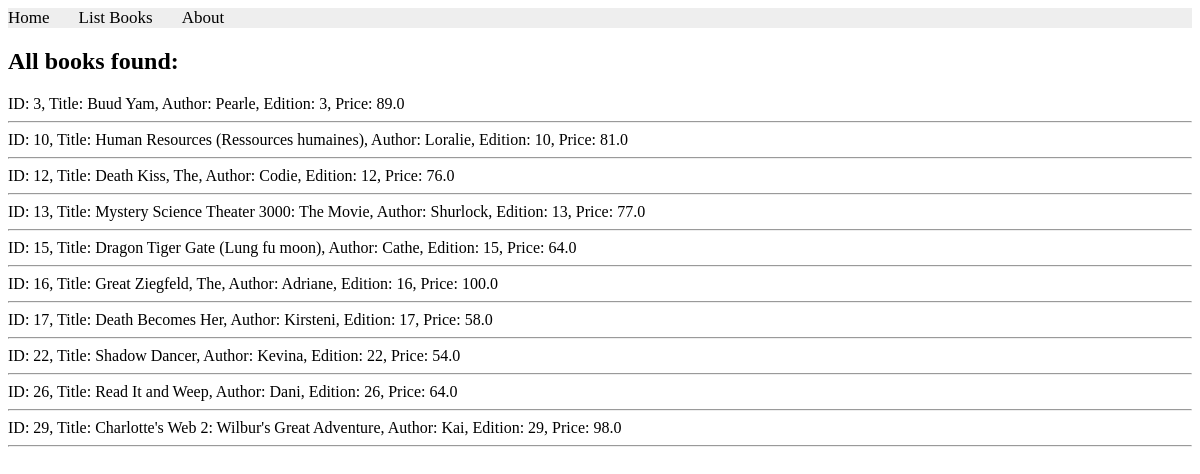
The page /books/complex/query on the database its author committed.
### apps/bookmodule/models.py (models this page shows)
class Book(models.Model):
    title = models.CharField(max_length = 50)
    author = models.CharField(max_length = 50)
    price = models.FloatField(default = 0.0)
    edition = models.SmallIntegerField(default = 1)

### apps/bookmodule/views.py (the view)
# urls.py: path('complex/query', views.complex_query),
def complex_query(request):
    mybooks=books=Book.objects.filter(author__isnull =
    False).filter(title__icontains='a').filter(edition__gte = 2).exclude(price__lte = 50)[:10]
    if len(mybooks)>=1:
        return render(request, 'bookmodule/bookList.html', {'books':mybooks})
    else:
        return render(request, 'bookmodule/index.html')

### apps/templates/bookmodule/bookList.html (shortened to what this page needs)
{% extends "layouts/base.html" %}
{% load static %}
{% block content %}
{% if books %}
<h2>All books found: </h2>
{% for book in books %}
ID: {{book.id}}, Title: {{book.title}}, Author: {{book.author}}, Edition: {{book.edition}}, Price: {{book.price}}
<hr>
{% endfor %}
{% endif %}
{% endblock content %}

### rows shown on the page
Book: id "3", title "Buud Yam", author "Pearle", edition "3", price "89.0"
Book: id "10", title "Human Resources (Ressources humaines)", author "Loralie", edition "10", price "81.0"
Book: id "12", title "Death Kiss, The", author "Codie", edition "12", price "76.0"
Book: id "13", title "Mystery Science Theater 3000: The Movie", author "Shurlock", edition "13", price "77.0"
Book: id "15", title "Dragon Tiger Gate (Lung fu moon)", author "Cathe", edition "15", price "64.0"
Book: id "16", title "Great Ziegfeld, The", author "Adriane", edition "16", price "100.0"
Book: id "17", title "Death Becomes Her", author "Kirsteni", edition "17", price "58.0"
Book: id "22", title "Shadow Dancer", author "Kevina", edition "22", price "54.0"
Book: id "26", title "Read It and Weep", author "Dani", edition "26", price "64.0"
Book: id "29", title "Charlotte's Web 2: Wilbur's Great Adventure", author "Kai", edition "29", price "98.0"
